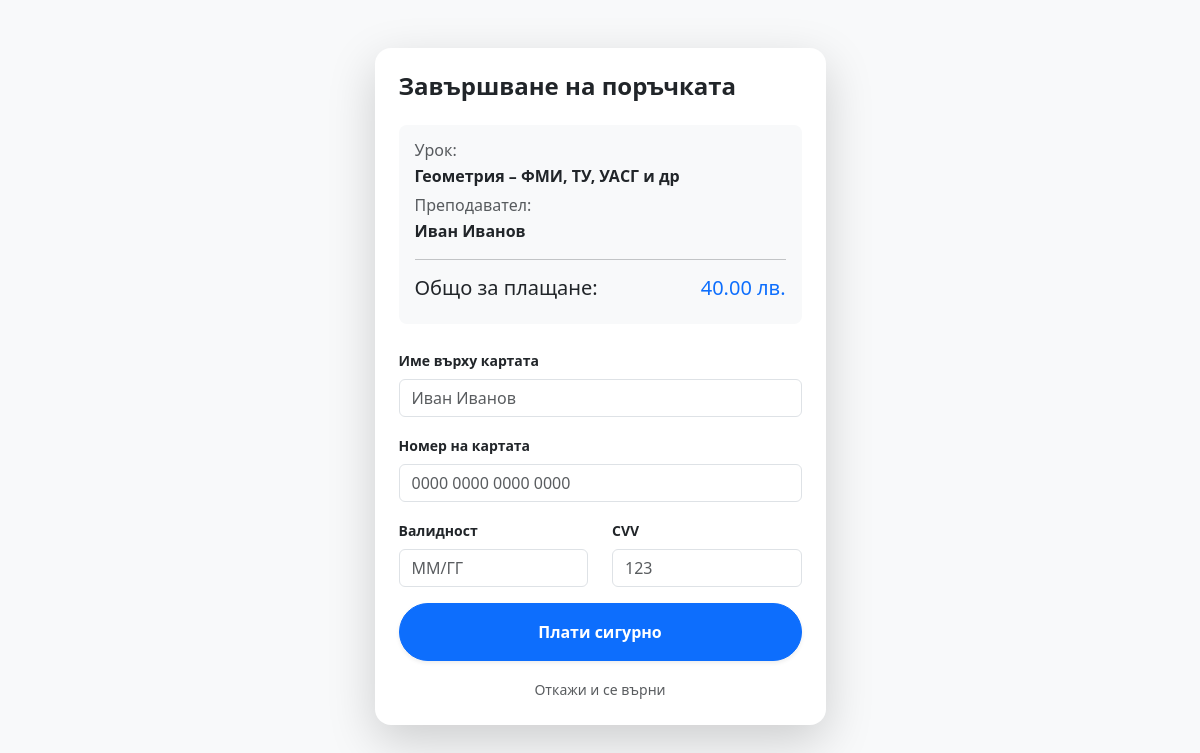
Before: /checkout/1 (signed in) with the older database file.
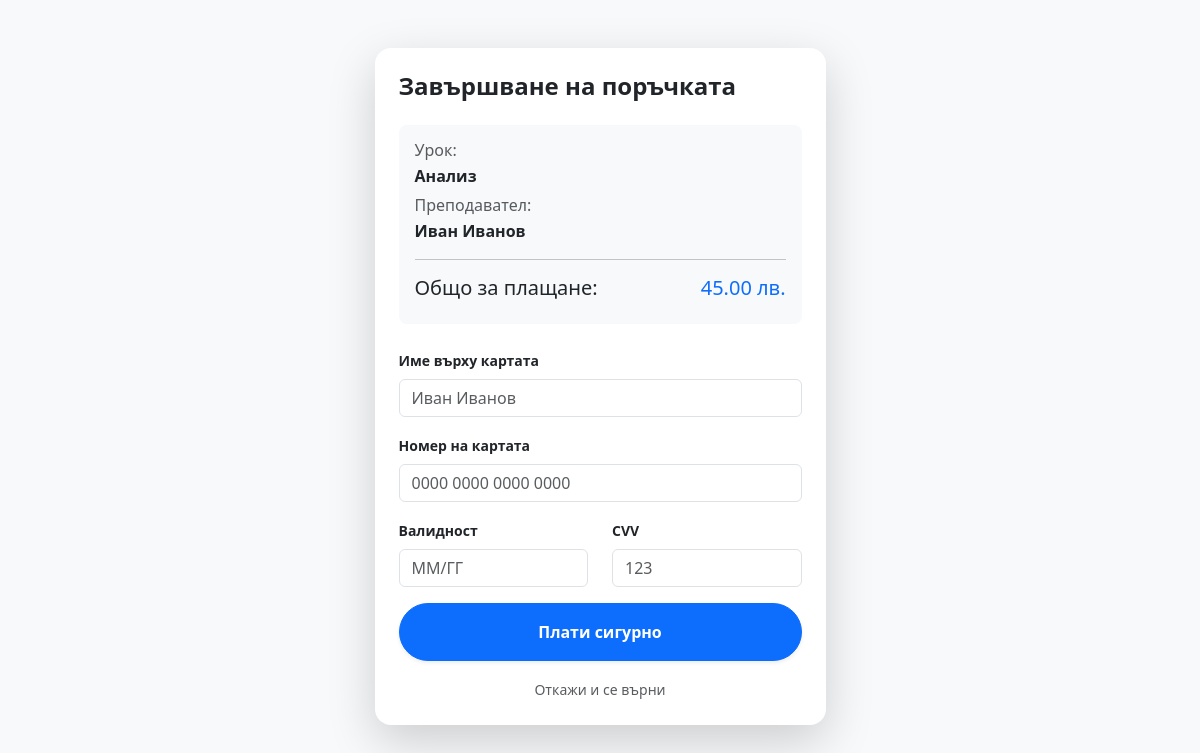
After: the same page with the newer database file.
### app/models.py (models this page shows)
class Lesson(Base):
    __tablename__ = "lessons"
    id = Column(Integer, primary_key=True, index=True)
    subject = Column(String)
    category = Column(String)
    price = Column(Float)
    teacher_id = Column(Integer, ForeignKey("users.id"))
    teacher_name = Column(String)
    latitude = Column(Float)
    longitude = Column(Float)
    is_active = Column(Boolean, default=True)
    teacher = relationship("User", back_populates="lessons")

### app/main.py (the view)
@app.get("/checkout/{lesson_id}", response_class=HTMLResponse, response_model=None)
def checkout_page(lesson_id: int, request: Request, db: Session = Depends(get_db),
                  current_user_id: str = Cookie(None)) -> Union[HTMLResponse, RedirectResponse]:
    if not current_user_id:
        return RedirectResponse(url="/login", status_code=303)
    lesson = db.query(models.Lesson).filter(models.Lesson.id == lesson_id).first()
    if not lesson:
        return RedirectResponse(url="/", status_code=303)
    return templates.TemplateResponse("checkout.html", {"request": request, "lesson": lesson, "user_id": current_user_id})

### templates/checkout.html (shortened to what this page needs)
<!DOCTYPE html>
<html lang="bg">
<head>
    <link href="https://cdn.jsdelivr.net/npm/bootstrap@5.3.0/dist/css/bootstrap.min.css" rel="stylesheet">
</head>
<body class="bg-light">
    <div class="container py-5">
        <div class="row justify-content-center">
            <div class="col-md-8 col-lg-5">
                <div class="card shadow-lg border-0 rounded-4">
                    <div class="card-body p-4">
                        <h4 class="fw-bold mb-4">Завършване на поръчката</h4>
                        <div class="bg-light p-3 rounded-3 mb-4">
                            <h6 class="text-muted mb-1">Урок:</h6>
                            <p class="fw-bold mb-2">{{ lesson.subject }}</p>
                            <h6 class="text-muted mb-1">Преподавател:</h6>
                            <p class="fw-bold mb-2">{{ lesson.teacher_name }}</p>
                            <hr>
                            <div class="d-flex justify-content-between">
                                <span class="h5">Общо за плащане:</span>
                                <span class="h5 text-primary">{{ "%.2f"|format(lesson.price) }} лв.</span>
                            </div>
                        </div>
                        <form action="/process-payment/{{ lesson.id }}" method="post">
                            <div class="mb-3">
                                <label class="form-label small fw-bold">Име върху картата</label>
                                <input type="text" class="form-control" placeholder="Иван Иванов" required>
                            </div>
                            <div class="mb-3">
                                <label class="form-label small fw-bold">Номер на картата</label>
                                <input type="text" class="form-control" placeholder="0000 0000 0000 0000"
                                    pattern="\d{16}" title="Моля, въведете 16-цифрен номер на карта" required>
                            </div>
                            <div class="row">
                                <div class="col-6 mb-3">
                                    <label class="form-label small fw-bold">Валидност</label>
                                    <input type="text" class="form-control" placeholder="ММ/ГГ"
                                        pattern="(0[1-2]|1[0-2])\/\d{2}" placeholder="ММ/ГГ" required>
                                </div>
                                <div class="col-6 mb-3">
                                    <label class="form-label small fw-bold">CVV</label>
                                    <input type="text" class="form-control" placeholder="123" pattern="\d{3}"
                                        title="3 цифри на гърба на картата" required>
                                </div>
                            </div>
                            <button type="submit"
                                class="btn btn-primary w-100 py-3 fw-bold rounded-pill shadow-sm">Плати сигурно</button>
                        </form>
                        <div class="text-center mt-3">
                            <a href="/" class="text-muted small text-decoration-none">Откажи и се върни</a>
                        </div>
                    </div>
                </div>
            </div>
        </div>
    </div>
</body>
</html>

Changed rows visible on the page:
changed Lesson "Иван Иванов": subject "Геометрия – ФМИ, ТУ, УАСГ и др" → "Анализ"; price "40.00" → "45.00"
